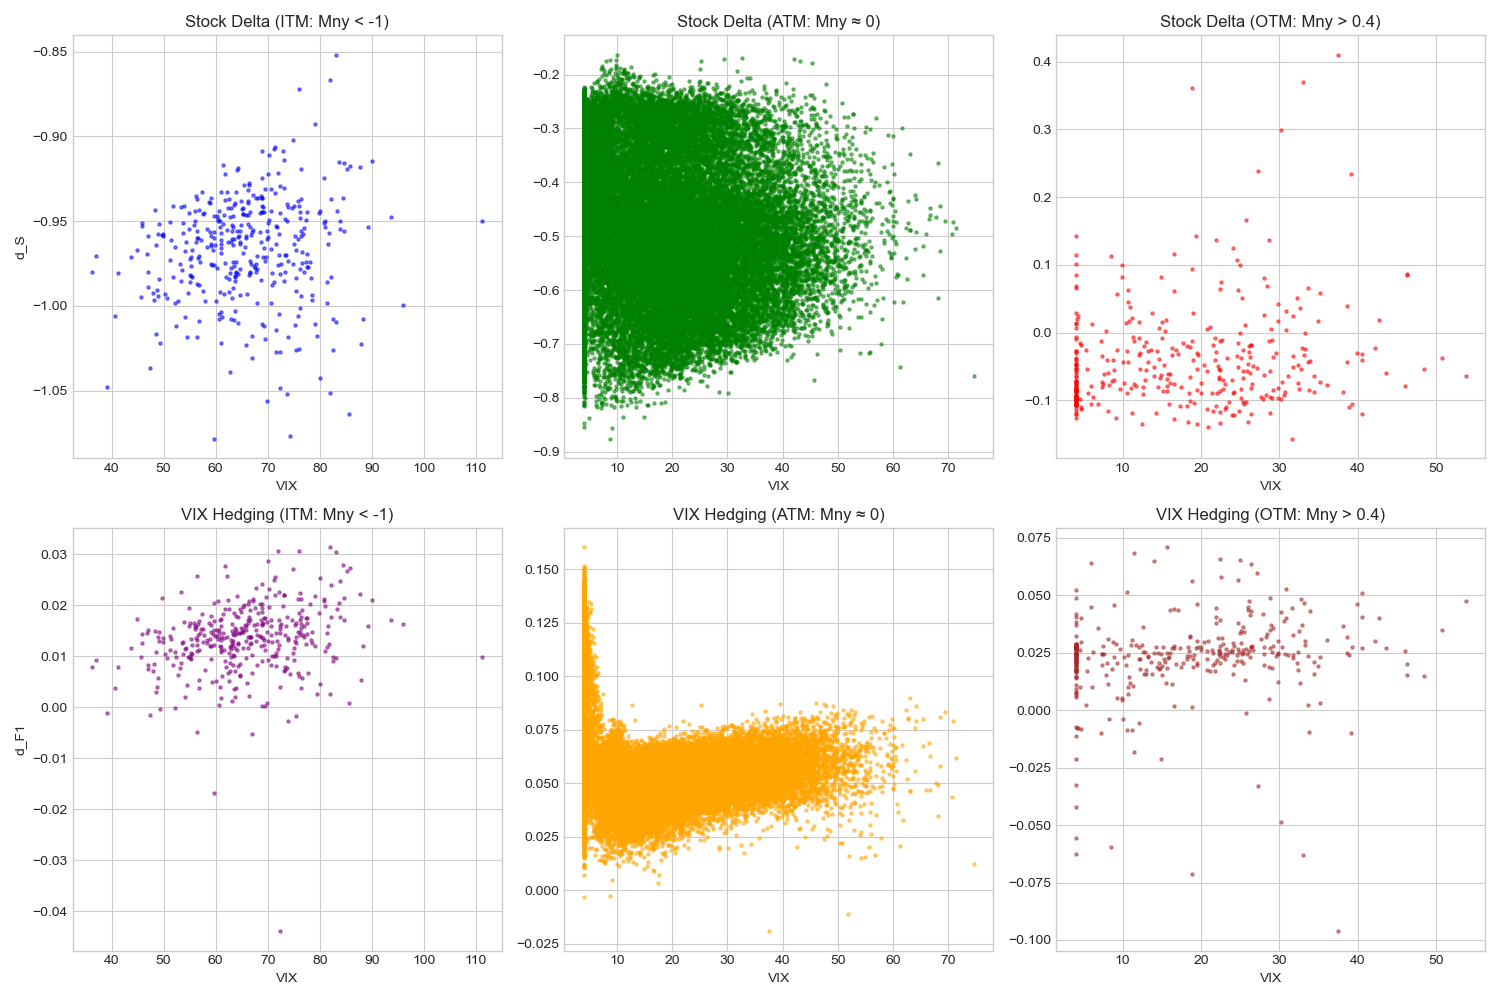

Recreate this plot in Python.
import torch
import matplotlib.pyplot as plt
import numpy as np
from VIX_Heston_util import construct_features, RNN_BN_simple_VIX

def run_experiment():
    device = torch.device("cpu")
    mdl_path = '../Result/VIX_HestonClean_mse_Put_N1e5_tran2e-3_part1.pth'
    data_path = '../Data/VIX_Heston_val.pt'
    
    K=100
    T=30/365
    dt=1/365
    seq_len=30

    data_test = torch.load(data_path, map_location=device, weights_only=False)
    S, V, VIX, F1 = [t.to(device) for t in data_test]
    
    mdl = RNN_BN_simple_VIX(sequence_length=seq_len, input_size=6, output_size=2, hidden_size=64, device=device)
    mdl.load_state_dict(torch.load(mdl_path, map_location=device, weights_only=False))
    mdl.to(device)
    mdl.eval()

    with torch.no_grad():
        feats = construct_features(S, VIX, F1, K, T, dt, seq_len)
        h = mdl(feats)
        dS = h[:, :, 0].cpu()
        dF1 = h[:, :, 1].cpu()
        
    S, VIX = S.cpu(), VIX.cpu()
    
    tau = T - np.arange(seq_len) * dt
    tau_matrix = np.tile(tau, (S.shape[0], 1))
    mny = (np.log(S[:, :-1].numpy() / K) / np.sqrt(tau_matrix)).flatten()
    
    t_flat = np.tile(np.arange(seq_len), (S.shape[0], 1)).flatten()
    v_lvl = VIX[:, :-1].flatten().numpy()
    dS_flat = dS.flatten().numpy()
    dF1_flat = dF1.flatten().numpy()
    
    # Filter for Time Step 15
    t_mask = (t_flat == 15)
    
    mny_t15 = mny[t_mask]
    v_lvl_t15 = v_lvl[t_mask]
    dS_t15 = dS_flat[t_mask]
    dF1_t15 = dF1_flat[t_mask]
    
    # Define Moneyness Bins (Adjusted OTM to capture data)
    mask_itm = mny_t15 < -1.0
    mask_atm = (mny_t15 > -0.2) & (mny_t15 < 0.2)
    mask_otm = mny_t15 > 0.4
    
    plt.style.use('seaborn-v0_8-whitegrid')
    fig, axes = plt.subplots(2, 3, figsize=(15, 10))
    
    # Plot ITM
    axes[0,0].scatter(v_lvl_t15[mask_itm], dS_t15[mask_itm], alpha=0.5, s=5, c='blue')
    axes[0,0].set_title('Stock Delta (ITM: Mny < -1)')
    axes[0,0].set_ylabel('d_S')
    axes[0,0].set_xlabel('VIX')
    
    axes[1,0].scatter(v_lvl_t15[mask_itm], dF1_t15[mask_itm], alpha=0.5, s=5, c='purple')
    axes[1,0].set_title('VIX Hedging (ITM: Mny < -1)')
    axes[1,0].set_ylabel('d_F1')
    axes[1,0].set_xlabel('VIX')
    
    # Plot ATM
    axes[0,1].scatter(v_lvl_t15[mask_atm], dS_t15[mask_atm], alpha=0.5, s=5, c='green')
    axes[0,1].set_title('Stock Delta (ATM: Mny ≈ 0)')
    axes[0,1].set_xlabel('VIX')
    
    axes[1,1].scatter(v_lvl_t15[mask_atm], dF1_t15[mask_atm], alpha=0.5, s=5, c='orange')
    axes[1,1].set_title('VIX Hedging (ATM: Mny ≈ 0)')
    axes[1,1].set_xlabel('VIX')
    
    # Plot OTM
    axes[0,2].scatter(v_lvl_t15[mask_otm], dS_t15[mask_otm], alpha=0.5, s=5, c='red')
    axes[0,2].set_title('Stock Delta (OTM: Mny > 0.4)')
    axes[0,2].set_xlabel('VIX')
    
    axes[1,2].scatter(v_lvl_t15[mask_otm], dF1_t15[mask_otm], alpha=0.5, s=5, c='brown')
    axes[1,2].set_title('VIX Hedging (OTM: Mny > 0.4)')
    axes[1,2].set_xlabel('VIX')
    
    plt.tight_layout()
    plt.savefig('vix_experiment.png')

if __name__ == "__main__":
    run_experiment()
